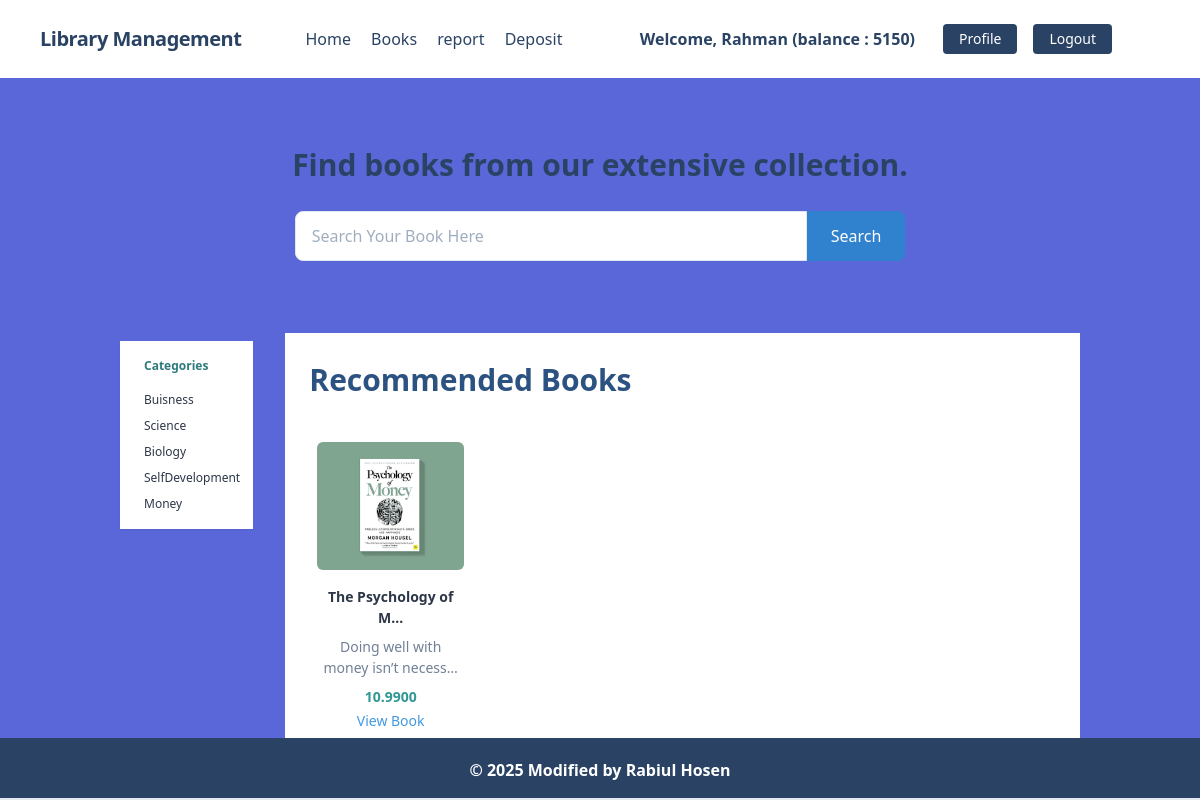
The page /books/book/money/ (signed in) on the database its author committed.
### accounts/models.py (models this page shows, shortened)
class StudentProfile(models.Model):
    user = models.OneToOneField(User, on_delete=models.CASCADE, related_name='profile')
    amount = models.IntegerField(default=0)
    registration_id = models.CharField(max_length=20)
    roll = models.CharField(max_length=10)
    department = models.CharField(max_length=100)
    session = models.CharField(max_length=20)
    created_on = models.DateTimeField(auto_now_add=True)

### categories/models.py (models this page shows, shortened)
class Categories(models.Model):
    CategoryName = models.CharField(max_length=100)
    slug = models.SlugField(max_length=100, unique=True, null=True, blank=True)

### books/models.py (models this page shows)
class BooksDetails(models.Model):
    AuthorName = models.CharField(max_length=100)
    BookName = models.CharField(max_length=100, default=None)
    category = models.ManyToManyField(Categories, blank=True,related_name='books')
    title = models.CharField(max_length=100)
    description = models.TextField()
    image = models.ImageField(upload_to='books/media/uploads', blank = True, null = True)
    borrowing_price = models.DecimalField(max_digits=12, decimal_places=4)

### books/views.py (the view)
# urls.py: path('book/', views.BookView.as_view(), name = 'books'),
class BookView(TemplateView):
    template_name = 'all_books.html'
    def get_context_data(self, **kwargs):
        context = super().get_context_data(**kwargs)
        books = BooksDetails.objects.all()
        cat_slug  = kwargs.get('cat_slug',None)
        if cat_slug:
            category = Categories.objects.get(slug=cat_slug)
            books = BooksDetails.objects.filter(category=category)
        context['books'] = books
        context['categorys'] = Categories.objects.all()
        return context

### books/templates/all_books.html (shortened to what this page needs)
{% extends 'base.html' %}
{% block content %}
<section class="  py-8 ">
  <div class="max-w-4xl mx-auto text-center pt-8">
    <h2 class="text-3xl font-bold text-blue-900 mb-6"> Find books from our extensive collection.</h2>
    <form class="flex justify-center">
      <input type="text" placeholder="Search Your Book Here"
        class="w-full max-w-lg px-4 py-3 rounded-l-lg border border-gray-300 focus:outline-none focus:ring-2 focus:ring-blue-600">
      <button class="px-6 py-3 bg-blue-600 text-white rounded-r-lg hover:bg-blue-700 focus:outline-none">
        Search
      </button>
    </form>
  </div>
</section>
<section class="  py-10 ">
  <div class="max-w-7xl mx-auto px-6 lg:px-8">
    <div class="grid grid-cols-1 lg:grid-cols-12 gap-8 justify-between jusify-items-between">
      <div class="lg:col-span-2  ">
        <div class="filter bg-white p-6 -ml-[10%]   shadow-sm overflow-y-auto text-xs h-52 my-2 py-4"
          style="overflow-x: hidden;">
          <h2 class="text-md font-semibold text-teal-700 mb-2 border-b-[1px] border-gray-400 pb-2">
             Categories
          </h2>
          <ul class="space-y-2">
            {% for cat in categorys %}
            <li>
              <a href="{% url 'filter_category' cat.slug %}"
                class="text-xs text-gray-800 hover:text-teal-600 transition duration-300">
                {{ cat.CategoryName }}
              </a>
            </li>
            {% endfor %}
          </ul>
        </div>
      </div>
      <div class="lg:col-span-10 bg-white p-6">
        <h2 class="text-3xl font-bold text-blue-800 mb-8">Recommended Books</h2>
        <div class="grid grid-cols-1 sm:grid-cols-3 lg:grid-cols-4    gap-8">
          {% for book in books%}
          <div
            class="relative p-2 rounded-lg text-sm  transition duration-300 ease-in-out transform cursor-pointer group">
            <div class="group-hover:opacity-20 flex flex-col  ">
              <div class="items-center justify-center jusify-items-center m-auto">
                <img src="{{ book.image.url }}" alt="Book Title" class="h-32 object-cover rounded-md mb-4">
              </div>
              <h3 class="text-md font-semibold text-gray-800 mb-2  text-center">
                {{ book.title|truncatechars:20 }}
              </h3>
              <p class="text-gray-600 text-center ">
                {{ book.description|truncatechars:35 }}
              </p>
              <p class="text-teal-600 font-semibold mt-2 text-center ">
                 {{ book.borrowing_price }}
              </p>
              <a href = "{% url 'details' book.id %}" class = "mt-6">
                <button class="absolute bottom-0 left-0 px-6 py-2 w-full text-blue-500 rounded-b-lg hover:text-blue-800 transition duration-300">
                  View Book
                </button>
              </a>
            </div>
          </div>
          {% endfor %}
        </div>
      </div>
    </div>
  </div>
</section>
{% endblock %}

### core/templates/navbar.html (shortened to what this page needs)
<nav class="flex items-center justify-between flex-wrap bg-white p-6 px-10">
    <div class="flex items-center flex-shrink-0 text-white mr-6">
        <span class="font-semibold text-xl tracking-tight text-blue-900"><a href="/">Library Management</a></span>
    </div>
    <div class="w-full block flex-grow lg:flex lg:items-center lg:w-auto px-10">
        {% if request.user.is_authenticated %}
            <div class="text-md lg:flex-grow">
                <a href="{% url 'home' %}" class="block mt-4 lg:inline-block lg:mt-0 text-blue-900 hover:text-red-900 hover:font-black mr-4">
                    Home
                </a>
                <a href="{% url 'books' %}" class="block mt-4 lg:inline-block lg:mt-0 text-blue-900 hover:text-red-900 hover:font-black mr-4">
                    Books
                </a>
                <a href="{% url 'report' %}" class="block mt-4 lg:inline-block lg:mt-0 text-blue-900 hover:text-red-900 hover:font-black mr-4">
                    report
                </a>
                <a href="{% url 'deposit_money' %}" class="block mt-4 lg:inline-block lg:mt-0 text-blue-900 hover:text-red-900 hover:font-black mr-4">
                    Deposit
                </a>
            </div>
            <div class="flex w-auto">
                <div class="text-blue-900 my-auto font-black px-5">Welcome, {{ request.user.first_name }} (balance : {{request.user.profile.amount}}) </div>
                <a href="{% url 'profile' %}" class="mx-2 inline-block font-medium text-sm px-4 py-2 leading-none bg-blue-900 rounded text-white border-white hover:border-transparent hover:text-dark hover:bg-red-700 mt-4 lg:mt-0">Profile</a>
                <a href="{% url 'logout' %}" class="mx-2 inline-block font-medium text-sm px-4 py-2 leading-none bg-blue-900 rounded text-white border-white hover:border-transparent hover:text-dark hover:bg-red-700 mt-4 lg:mt-0">Logout</a>
            </div>
        {% endif %}
    </div>
</nav>

### rows shown on the page
Categories: CategoryName "Buisness"
Categories: CategoryName "Science"
Categories: CategoryName "Biology"
Categories: CategoryName "SelfDevelopment"
Categories: CategoryName "Money"
BooksDetails: image (picture), title "The Psychology of M…", description "Doing well with money isn’t necess…", borrowing_price "10.9900"

### other values the page prints
{{ request.user.first_name }} "Rahman"
{{ request.user.profile.amount }} "5150"
